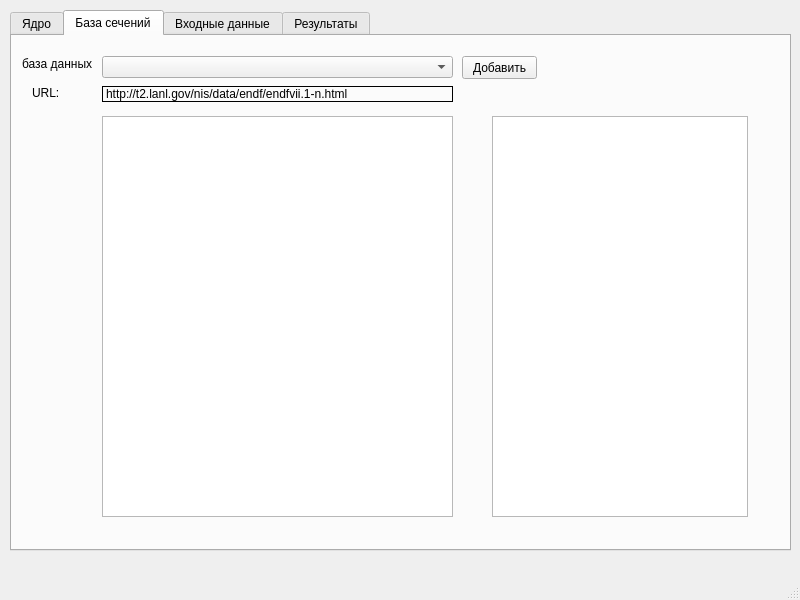
<?xml version="1.0" encoding="UTF-8"?>
<ui version="4.0">
 <class>MainWindow</class>
 <widget class="QMainWindow" name="MainWindow">
  <property name="geometry">
   <rect>
    <x>0</x>
    <y>0</y>
    <width>800</width>
    <height>600</height>
   </rect>
  </property>
  <property name="windowTitle">
   <string>MainWindow</string>
  </property>
  <widget class="QWidget" name="centralwidget">
   <widget class="QTabWidget" name="tabWidget">
    <property name="geometry">
     <rect>
      <x>10</x>
      <y>10</y>
      <width>781</width>
      <height>541</height>
     </rect>
    </property>
    <property name="currentIndex">
     <number>1</number>
    </property>
    <widget class="QWidget" name="tab">
     <attribute name="title">
      <string>Ядро</string>
     </attribute>
     <widget class="QCheckBox" name="oldKernelCheck">
      <property name="geometry">
       <rect>
        <x>20</x>
        <y>20</y>
        <width>161</width>
        <height>17</height>
       </rect>
      </property>
      <property name="text">
       <string>Использовать старое ядро</string>
      </property>
     </widget>
    </widget>
    <widget class="QWidget" name="tab_2">
     <attribute name="title">
      <string>База сечений</string>
     </attribute>
     <widget class="QComboBox" name="comboBox">
      <property name="geometry">
       <rect>
        <x>90</x>
        <y>20</y>
        <width>351</width>
        <height>22</height>
       </rect>
      </property>
      <property name="editable">
       <bool>false</bool>
      </property>
      <property name="minimumContentsLength">
       <number>0</number>
      </property>
     </widget>
     <widget class="QLabel" name="label">
      <property name="geometry">
       <rect>
        <x>10</x>
        <y>20</y>
        <width>71</width>
        <height>16</height>
       </rect>
      </property>
      <property name="frameShape">
       <enum>QFrame::NoFrame</enum>
      </property>
      <property name="text">
       <string>база данных</string>
      </property>
     </widget>
     <widget class="QLabel" name="label_2">
      <property name="geometry">
       <rect>
        <x>20</x>
        <y>50</y>
        <width>46</width>
        <height>13</height>
       </rect>
      </property>
      <property name="text">
       <string>URL:</string>
      </property>
     </widget>
     <widget class="QLabel" name="label_3">
      <property name="geometry">
       <rect>
        <x>90</x>
        <y>50</y>
        <width>351</width>
        <height>16</height>
       </rect>
      </property>
      <property name="frameShape">
       <enum>QFrame::Box</enum>
      </property>
      <property name="text">
       <string>http://t2.lanl.gov/nis/data/endf/endfvii.1-n.html</string>
      </property>
     </widget>
     <widget class="QTreeView" name="treeView">
      <property name="geometry">
       <rect>
        <x>90</x>
        <y>80</y>
        <width>351</width>
        <height>401</height>
       </rect>
      </property>
     </widget>
     <widget class="QPushButton" name="pushButton">
      <property name="geometry">
       <rect>
        <x>450</x>
        <y>20</y>
        <width>75</width>
        <height>23</height>
       </rect>
      </property>
      <property name="text">
       <string>Добавить</string>
      </property>
     </widget>
     <widget class="QTableView" name="tableView">
      <property name="geometry">
       <rect>
        <x>480</x>
        <y>80</y>
        <width>256</width>
        <height>401</height>
       </rect>
      </property>
     </widget>
    </widget>
    <widget class="QWidget" name="tab_4">
     <attribute name="title">
      <string>Входные данные</string>
     </attribute>
    </widget>
    <widget class="QWidget" name="tab_3">
     <attribute name="title">
      <string>Результаты</string>
     </attribute>
    </widget>
   </widget>
  </widget>
  <widget class="QMenuBar" name="menubar">
   <property name="geometry">
    <rect>
     <x>0</x>
     <y>0</y>
     <width>800</width>
     <height>21</height>
    </rect>
   </property>
  </widget>
  <widget class="QStatusBar" name="statusbar"/>
 </widget>
 <resources/>
 <connections/>
</ui>
